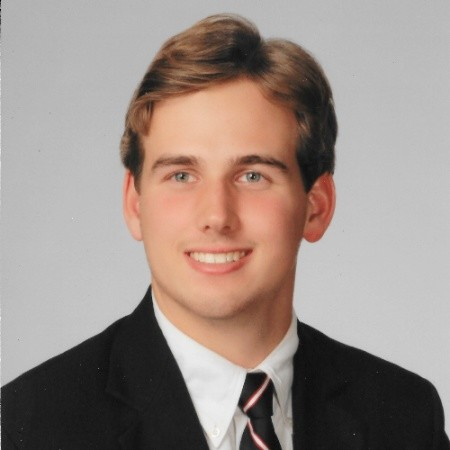
#> input picture TestPhotos/adam-solo.jpg, 450 x 450 px, found by its file name; its folder holds only this picture in this run
$ python clean_faces.py
#> lines starting #> are read from the running program, lines starting #| are printed output that depends on the picture; after the words box and inside, x2 and y2 are one past the last pixel; in counts of white or black regions, pixels touching at a corner belong together
import cv2
import os

for file in os.listdir('../TestPhotos'):
    img = cv2.imread('TestPhotos/' + file)
#> img is the input picture: shape (450, 450, 3); mean B, G, R 134.1, 140.6, 154.1
    print(file)
    gray = cv2.cvtColor(img, cv2.COLOR_BGR2GRAY)
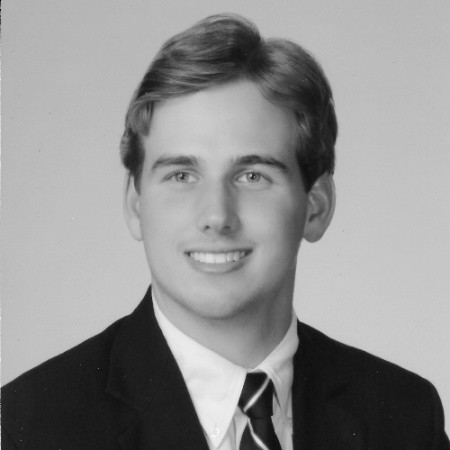
#> gray: shape (450, 450); min 10, max 250, mean 143.9

    face_cascade = cv2.CascadeClassifier('haarcascade_frontalface_default.xml')
    faces = face_cascade.detectMultiScale(gray, 1.1, 2)
#> faces = [[112, 94, 209, 209]]

    for (x, y, w, h) in faces:
        cv2.rectangle(img, (x,y), (x+w, y+h), (0, 0, 255), 2)
        faces = img[y:y+h, x:x+w]
        cv2.imshow('face', faces)
        cv2.imwrite('TestPhotosCleaned/' + file, faces)
#> this loop made 1 pass
#> pass 1, `faces = img[y:y+h, x:x+w]`:
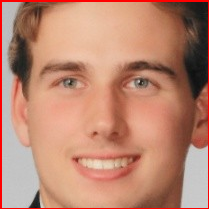
#> faces: shape (209, 209, 3); mean B, G, R 113.4, 134.7, 188
#> after the loop:
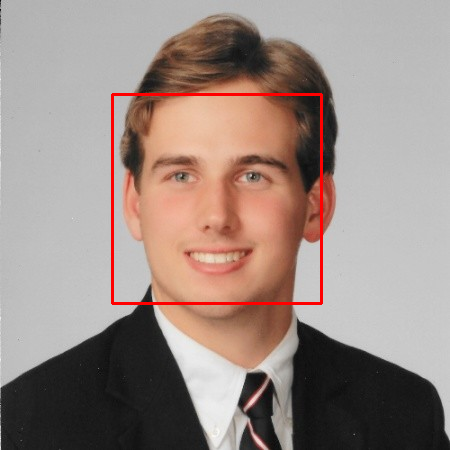
#> img: shape (450, 450, 3); 1.24% of pixels changed, all inside (x1, y1, x2, y2) = (111, 93, 323, 305)
cv2.imshow('face', img)
cv2.waitKey(0)
